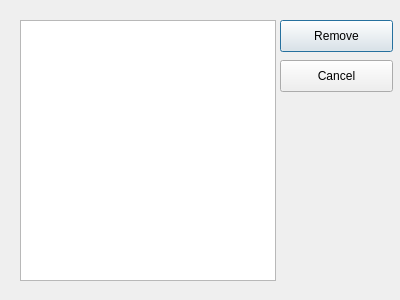
<?xml version="1.0" encoding="UTF-8"?>
<ui version="4.0">
 <class>RemoveLocationDialog</class>
 <widget class="QDialog" name="RemoveLocationDialog">
  <property name="geometry">
   <rect>
    <x>0</x>
    <y>0</y>
    <width>400</width>
    <height>300</height>
   </rect>
  </property>
  <property name="windowTitle">
   <string>Location List</string>
  </property>
  <widget class="QTableWidget" name="locationList">
   <property name="geometry">
    <rect>
     <x>20</x>
     <y>20</y>
     <width>256</width>
     <height>261</height>
    </rect>
   </property>
   <attribute name="horizontalHeaderVisible">
    <bool>false</bool>
   </attribute>
   <attribute name="horizontalHeaderStretchLastSection">
    <bool>true</bool>
   </attribute>
   <attribute name="verticalHeaderVisible">
    <bool>true</bool>
   </attribute>
   <column>
    <property name="text">
     <string/>
    </property>
   </column>
  </widget>
  <widget class="QPushButton" name="removeButton">
   <property name="geometry">
    <rect>
     <x>280</x>
     <y>20</y>
     <width>113</width>
     <height>32</height>
    </rect>
   </property>
   <property name="text">
    <string>Remove</string>
   </property>
  </widget>
  <widget class="QPushButton" name="cancelButton">
   <property name="geometry">
    <rect>
     <x>280</x>
     <y>60</y>
     <width>113</width>
     <height>32</height>
    </rect>
   </property>
   <property name="text">
    <string>Cancel</string>
   </property>
  </widget>
 </widget>
 <resources/>
 <connections/>
</ui>
